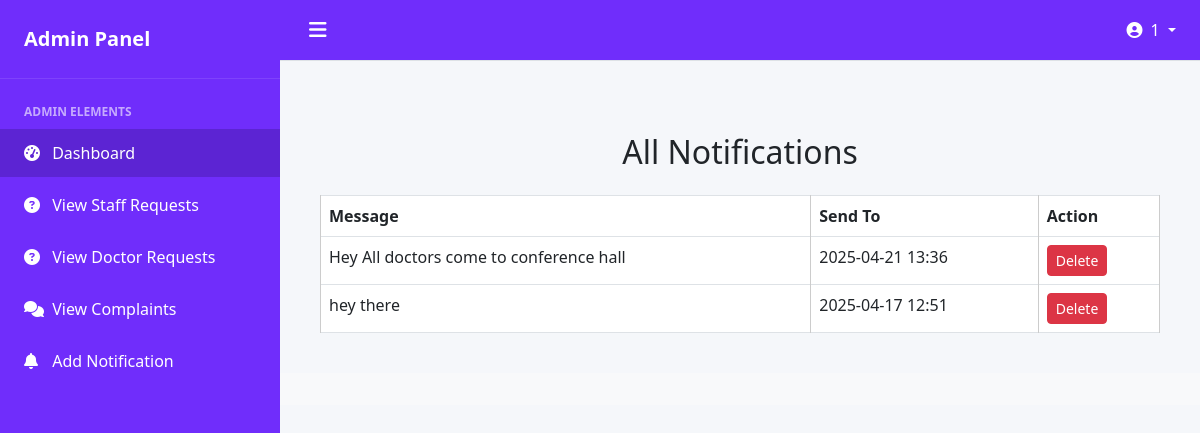
The app's page /adminapp/viewnotifi/ (signed in) with its own data.
### adminapp/models.py (models this page shows, shortened)
class Notification(models.Model):
    message = models.TextField()
    send_to = models.CharField(max_length=10, choices=(('doctor', 'Doctor'), ('staff', 'Staff')))
    created_at = models.DateTimeField(auto_now_add=True)

### adminapp/views.py (the view)
# urls.py: path('viewnotifi/',views.viewnotifi,name='viewnotifi'),
@cache_control(no_store=True, no_cache=True, must_revalidate=True)
def viewnotifi(request):
    if 'adminid' not in request.session:
        return redirect('login')
    notifications = Notification.objects.all().order_by('-created_at')
    return render(request, 'viewnotifi.html', {'notifications': notifications})

### adminapp/templates/viewnotifi.html (shortened to what this page needs)
{% extends 'adminbase.html' %}
{% load static %}
{% block admin %}
<div class="container mt-5">
    <h2 class="text-center mb-4">All Notifications</h2>
    {% if notifications %}
    <table class="table table-bordered text-center">
        <thead class="thead-dark">
            <tr>
                <th>Message</th>
                <th>Send To</th>
                <th>Action</th>
            </tr>
        </thead>
        <tbody>
            {% for note in notifications %}
            <tr>
                <td>{{ note.message }}</td>
                <td>{{ note.created_at|date:"Y-m-d H:i" }}</td>
                <td>
                    <a href="{% url 'adminapp:deletenotification' note.id %}"class="btn btn-danger btn-sm">Delete</a>
                </td>
            </tr>
            {% endfor %}
        </tbody>
    </table>
    {% else %}
        <p class="text-center">No notifications found.</p>
    {% endif %}
</div>
{% endblock %}

### adminapp/templates/adminbase.html (style rules this page uses)
:root { --primary: rgb(112, 45, 251); --primary-hover: rgb(92, 36, 211); --sidebar-width: 280px; }
body { font-family: 'Segoe UI', Tahoma, Geneva, Verdana, sans-serif; background-color: #f5f7fa; margin: 0; overflow-x: hidden; }
.container-fluid table { width: 100%; border-collapse: collapse; }
table th, table td { border: 1px solid #ccc; padding: 12px; text-align: left; }
table th { background-color: #e0f2f1; }

### records on screen
Notification: message "Hey All doctors come to conference hall", created_at "2025-04-21 13:36"
Notification: message "hey there", created_at "2025-04-17 12:51"

### other values on screen
{{ request.session.adminid }} "1"
